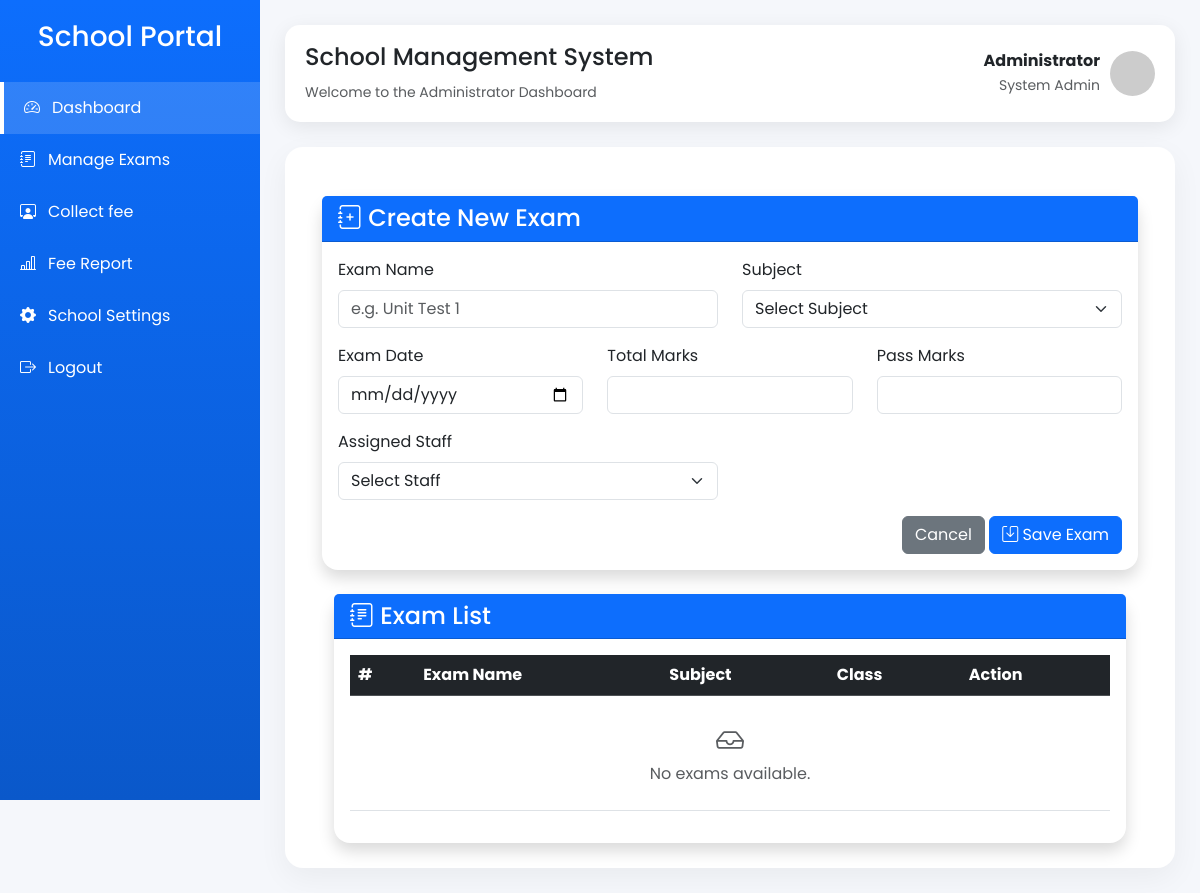
The app's page /create_exam (signed in), older data.
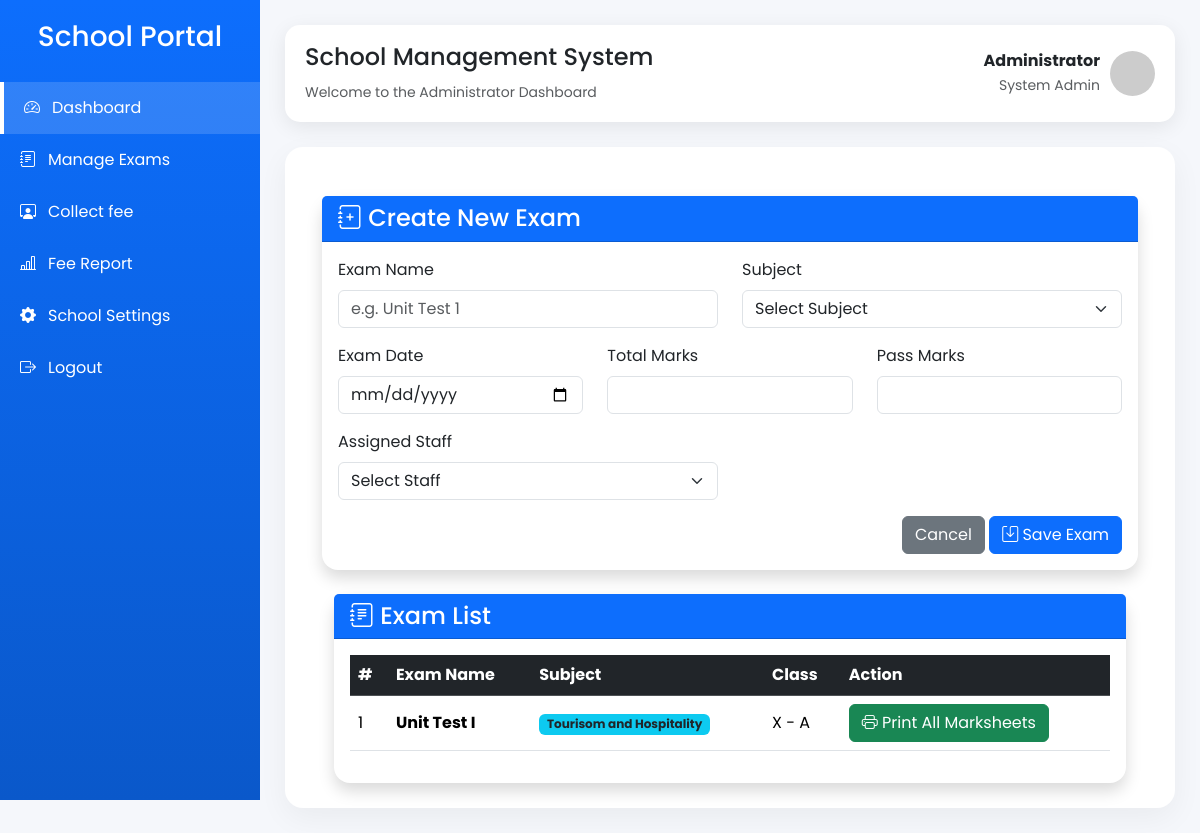
The same page, newer data.
### application/model.py (models this page shows, shortened)
class Exam(db.Model):
    __tablename__ = "exams"
    id = db.Column(db.Integer, primary_key=True)
    name = db.Column(db.String(100), nullable=False)
    subject_id = db.Column(db.Integer,  db.ForeignKey("subjects.id"),nullable=False )
    exam_date = db.Column(db.Date, nullable=False)
    total_marks = db.Column(db.Integer, nullable=False)
    pass_marks = db.Column(db.Integer, nullable=False)
    staff_id = db.Column(db.Integer,db.ForeignKey("staffs.id"),nullable=False)
    created_at = db.Column(db.DateTime, default=datetime.utcnow)
    subject = db.relationship("Subject", back_populates="exams")
    staff = db.relationship("Staff", back_populates="exams")
    marks = db.relationship("Mark",back_populates="exam",cascade="all, delete-orphan")
    fee_collections = db.relationship("FeeCollection", back_populates="exam",cascade="all, delete-orphan")

class Subject(db.Model):
    __tablename__ = "subjects"
    id = db.Column(db.Integer, primary_key=True)
    name = db.Column(db.String(50), nullable=False)
    class_id = db.Column(db.Integer,db.ForeignKey("classes.id"),nullable=False)
    school_class = db.relationship("SchoolClass",back_populates="subjects")
    exams = db.relationship("Exam", back_populates="subject",cascade="all, delete-orphan" )
    staff = db.relationship("Staff",back_populates="subject" , uselist = False )

class SchoolClass(db.Model):
    __tablename__ = "classes"
    id = db.Column(db.Integer, primary_key=True)
    name = db.Column(db.String(20), nullable=False)
    section = db.Column(db.String(10), nullable=False)
    students = db.relationship("Student",back_populates="school_class",cascade="all, delete-orphan")
    subjects = db.relationship("Subject",back_populates="school_class",cascade="all, delete-orphan" )
    fee_types = db.relationship("FeeType",back_populates="school_class",cascade="all, delete-orphan")
    __table_args__ = (
        db.UniqueConstraint(
            "name",
            "section",
            name="unique_class_section"
        ),
    )

### application/controler.py (the view, shortened to what this page needs)
@app.route("/create_exam", methods=["GET", "POST"])
@login_required
def create_exam():
    if current_user.role is None or current_user.role != "admin":
        flash("Only admin can access this page.", "danger")
        return redirect(url_for("login"))
    exams=Exam.query.order_by(Exam.subject_id).all()
    subjects = Subject.query.order_by(Subject.name).all()
    staffs = Staff.query.order_by(Staff.id).all()
    return render_template(
        "admin/create_exam.html",
        subjects=subjects,
        staffs=staffs,
        exams = exams
    )

### application/controler.py (called while the page is built)
@login_manager.user_loader
def load_user(user_id):
    return User.query.get(int(user_id))

### templates/admin/create_exam.html (shortened to what the changed rows need)
{% extends "admin/admin_dashboard.html" %}
{% block content %}
<div class="container mt-4">
    <div class="container mt-4">
        <div class="card shadow border-0 rounded-4">
            <div class="card-body">
                <div class="table-responsive">
                    <table class="table table-hover align-middle">
                        <thead class="table-dark">
                            <tr>
                                <th>#</th>
                                <th>Exam Name</th>
                                <th>Subject</th>
                                <th>Class</th>
                                <th>Action</th>
                            </tr>
                        </thead>
                        <tbody>
                            {% for exam in exams %}
                            <tr>
                                <td>{{ loop.index }}</td>
                                <td>
                                    <strong>{{ exam.name }}</strong>
                                </td>
                                <td>
                                    <span class="badge bg-info text-dark">
                                        {{ exam.subject.name }}
                                    </span>
                                </td>
                                <td>
                                    {{ exam.subject.school_class.name }} - {{ exam.subject.school_class.section }}
                                </td>
                                <td>
                                    <a href="{{ url_for('bulk_marksheet',
        class_id=exam.subject.school_class.id,
        exam_id=exam.id) }}" class="btn btn-success">
                                        <i class="bi bi-printer"></i>
                                        Print All Marksheets
                                    </a>
                                </td>
                            </tr>
                            {% else %}
                            <tr>
                                <td colspan="5" class="text-center text-muted py-4">
                                    <i class="bi bi-inbox fs-3"></i><br>
                                    No exams available.
                                </td>
                            </tr>
                            {% endfor %}
                        </tbody>
                    </table>
                </div>
            </div>
        </div>
    </div>
</div>
{% endblock %}

Row changes from the older to the newer data that the page shows:
added Exam: name "Unit Test I", subject.name "Tourisom and Hospitality", subject.school_class.name "X", subject.school_class.section "A"
Text that changed along with them:
text no longer shown: "No exams available."
